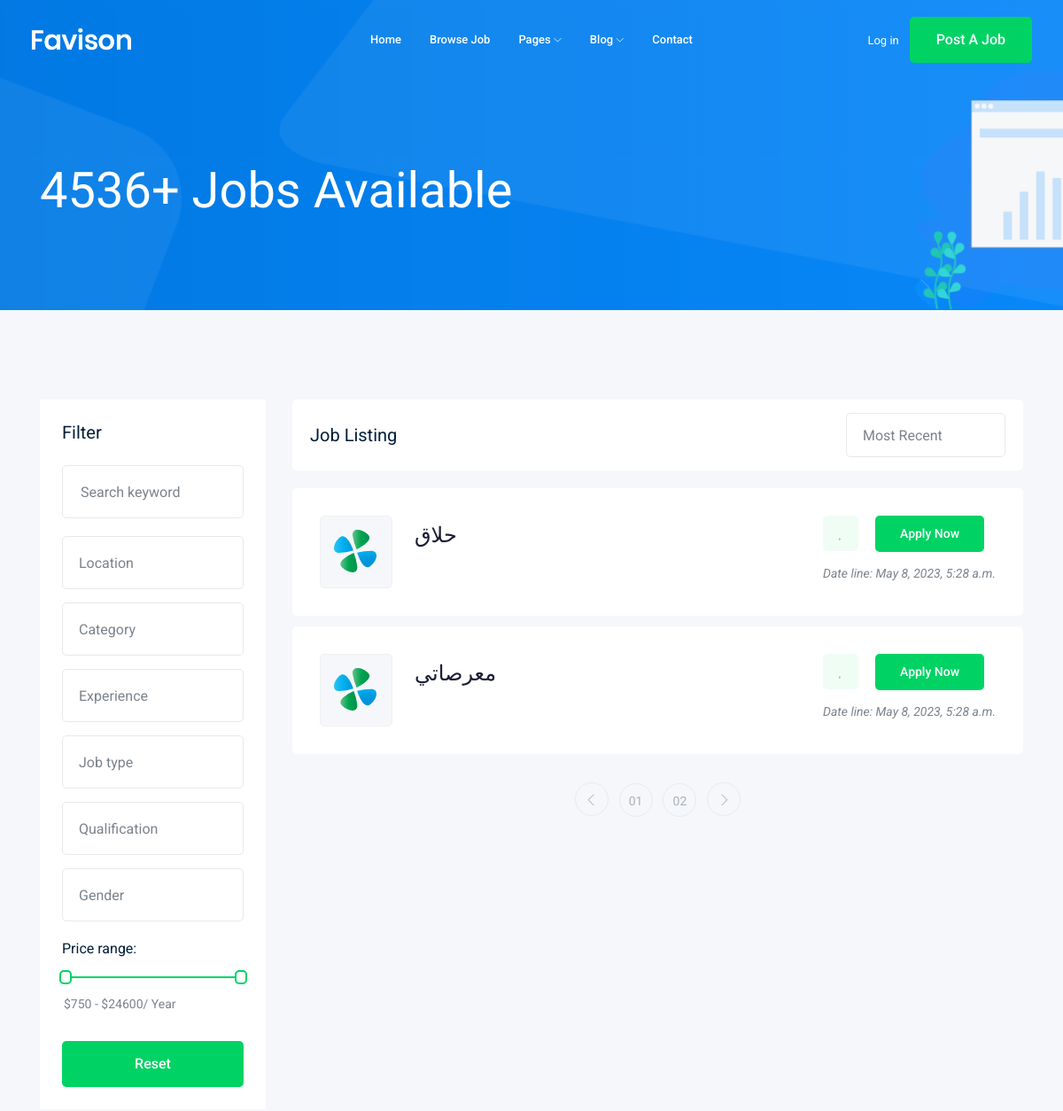
The app's page /jobs/ (upper part), older data.
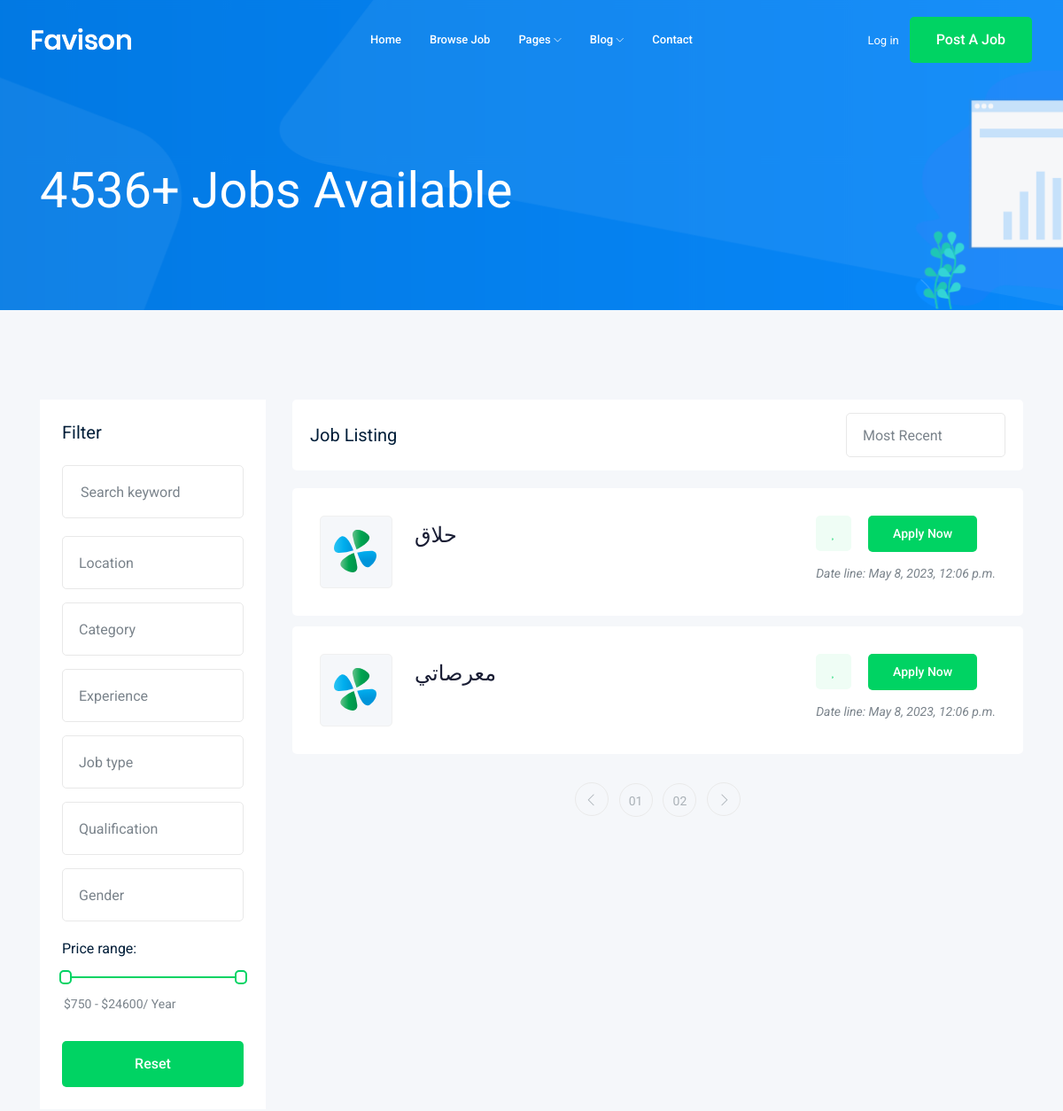
The same page, newer data.
### job/models.py (models this page shows)
class Job(models.Model):
    title = models.CharField(max_length=100)
    job_time = models.CharField(max_length=15, choices=JOB_TYPES)
    job_description = models.TextField(max_length=1000)
    published_at = models.DateTimeField(auto_now=True)
    vacancy = models.IntegerField(default=1)
    salary = models.IntegerField(default=0)
    experience = models.IntegerField(default=0)
    category = models.ForeignKey('Category', on_delete=models.SET_NULL, null=True)
    image = models.ImageField(upload_to=upload_img)
    country = models.CharField(max_length=30)
    def __str__(self) -> str:
        return self.title

### job/views.py (the view)
# urls.py: path('', views.job_list),
def job_list(requests):
    job_list = Job.objects.all()
    context = {'jobs': job_list}
    return render(requests, 'job/job_list.html', context)

### job/templates/job/job_list.html (shortened to what this page needs)
{% extends 'base.html' %}
{% block body %}
    <div class="bradcam_area bradcam_bg_1">
        <div class="container">
            <div class="row">
                <div class="col-xl-12">
                    <div class="bradcam_text">
                        <h3>4536+ Jobs Available</h3>
                    </div>
                </div>
            </div>
        </div>
    </div>
    <div class="job_listing_area plus_padding">
        <div class="container">
            <div class="row">
                <div class="col-lg-3">
                    <div class="job_filter white-bg">
                        <div class="form_inner white-bg">
                            <h3>Filter</h3>
                            <form action="#">
                                <div class="row">
                                    <div class="col-lg-12">
                                        <div class="single_field">
                                            <input type="text" placeholder="Search keyword">
                                        </div>
                                    </div>
                                    <div class="col-lg-12">
                                    </div>
                                    <div class="col-lg-12">
                                    </div>
                                    <div class="col-lg-12">
                                    </div>
                                    <div class="col-lg-12">
                                    </div>
                                    <div class="col-lg-12">
                                    </div>
                                    <div class="col-lg-12">
                                    </div>
                                </div>
                            </form>
                        </div>
                        <div class="range_wrap">
                            <label for="amount">Price range:</label>
                            <div id="slider-range"></div>
                            <p>
                                <input type="text" id="amount" readonly style="border:0; color:#7A838B; font-size: 14px; font-weight:400;">
                            </p>
                        </div>
                        <div class="reset_btn">
                            <button  class="boxed-btn3 w-100" type="submit">Reset</button>
                        </div>
                    </div>
                </div>
                <div class="col-lg-9">
                    <div class="recent_joblist_wrap">
                        <div class="recent_joblist white-bg ">
                            <div class="row align-items-center">
                                <div class="col-md-6">
                                    <h4>Job Listing</h4>
                                </div>
                                <div class="col-md-6">
                                    <div class="serch_cat d-flex justify-content-end">
                                    </div>
                                </div>
                            </div>
                        </div>
                    </div>
                    <div class="job_lists m-0">
                        <div class="row">
                            {% for job in jobs %}
                            <div class="col-lg-12 col-md-12">
                                <div class="single_jobs white-bg d-flex justify-content-between">
                                    <div class="jobs_left d-flex align-items-center">
                                        <div class="thumb">
                                            <img src="img/svg_icon/1.svg" alt="">
                                        </div>
                                        <div class="jobs_conetent">
                                            <a href="job_details.html"><h4>{{job}}</h4></a>
                                            <div class="links_locat d-flex align-items-center">
                                                <div class="location">
                                                    <p> <i class="fa fa-map-marker"></i> {{job.country}}</p>
                                                </div>
                                                <div class="location">
                                                    <p> <i class="fa fa-clock-o"></i>{{job.job_time}}</p>
                                                </div>
                                            </div>
                                        </div>
                                    </div>
                                    <div class="jobs_right">
                                        <div class="apply_now">
                                            <a class="heart_mark" href="#"> <i class="fa fa-heart"></i> </a>
                                            <a href="job_details.html" class="boxed-btn3">Apply Now</a>
                                        </div>
                                        <div class="date">
                                            <p>Date line: {{job.published_at}}</p>
                                        </div>
                                    </div>
                                </div>
                            </div>
                            {% endfor %}
                        </div>
                        <div class="row">
                            <div class="col-lg-12">
                                <div class="pagination_wrap">
                                    <ul>
                                        <li><a href="#"> <i class="ti-angle-left"></i> </a></li>
                                        <li><a href="#"><span>01</span></a></li>
                                        <li><a href="#"><span>02</span></a></li>
                                        <li><a href="#"> <i class="ti-angle-right"></i> </a></li>
                                    </ul>
                                </div>
                            </div>
                        </div>
                    </div>
                </div>
            </div>
        </div>
    </div>
{% endblock body %}

### templates/base.html (shortened to what this page needs)
{% load static %}
<!doctype html>
<html class="no-js" lang="zxx">
<head>
    <link rel="stylesheet" href="{% static 'css/bootstrap.min.css' %}">
    <link rel="stylesheet" href="{% static 'css/owl.carousel.min.css' %}">
    <link rel="stylesheet" href="{% static 'css/magnific-popup.css' %}">
    <link rel="stylesheet" href="{% static 'css/font-awesome.min.css' %}">
    <link rel="stylesheet" href="{% static 'css/themify-icons.css' %}">
    <link rel="stylesheet" href="{% static 'css/nice-select.css' %}">
    <link rel="stylesheet" href="{% static 'css/flaticon.css' %}">
    <link rel="stylesheet" href="{% static 'css/jquery-ui.css' %}">
    <link rel="stylesheet" href="{% static 'css/gijgo.css' %}">
    <link rel="stylesheet" href="{% static 'css/animate.min.css' %}">
    <link rel="stylesheet" href="{% static 'css/slicknav.css' %}">
    <link rel="stylesheet" href="{% static 'css/style.css' %}">
</head>
<body>
    <header>
        <div class="header-area ">
            <div id="sticky-header" class="main-header-area">
                <div class="container-fluid ">
                    <div class="header_bottom_border">
                        <div class="row align-items-center">
                            <div class="col-xl-3 col-lg-2">
                                <div class="logo">
                                    <a href="index.html">
                                        <img src="img/logo.png" alt="">
                                    </a>
                                </div>
                            </div>
                            <div class="col-xl-6 col-lg-7">
                                <div class="main-menu  d-none d-lg-block">
                                    <nav>
                                        <ul id="navigation">
                                            <li><a href="index.html">home</a></li>
                                            <li><a href="jobs.html">Browse Job</a></li>
                                            <li><a href="#">pages <i class="ti-angle-down"></i></a>
                                            </li>
                                            <li><a href="#">blog <i class="ti-angle-down"></i></a>
                                            </li>
                                            <li><a href="contact.html">Contact</a></li>
                                        </ul>
                                    </nav>
                                </div>
                            </div>
                            <div class="col-xl-3 col-lg-3 d-none d-lg-block">
                                <div class="Appointment">
                                    <div class="phone_num d-none d-xl-block">
                                        <a href="#">Log in</a>
                                    </div>
                                    <div class="d-none d-lg-block">
                                        <a class="boxed-btn3" href="#">Post a Job</a>
                                    </div>
                                </div>
                            </div>
                            <div class="col-12">
                            </div>
                        </div>
                    </div>
                </div>
            </div>
        </div>
    </header>
    {% block body %}
    {% endblock body %}
</body>
</html>

Row changes from the older to the newer data that the page shows:
changed Job "حلاق": published_at "May 8, 2023, 5:28 a.m." → "May 8, 2023, 12:06 p.m."
changed Job "معرصاتي": published_at "May 8, 2023, 5:28 a.m." → "May 8, 2023, 12:06 p.m."
